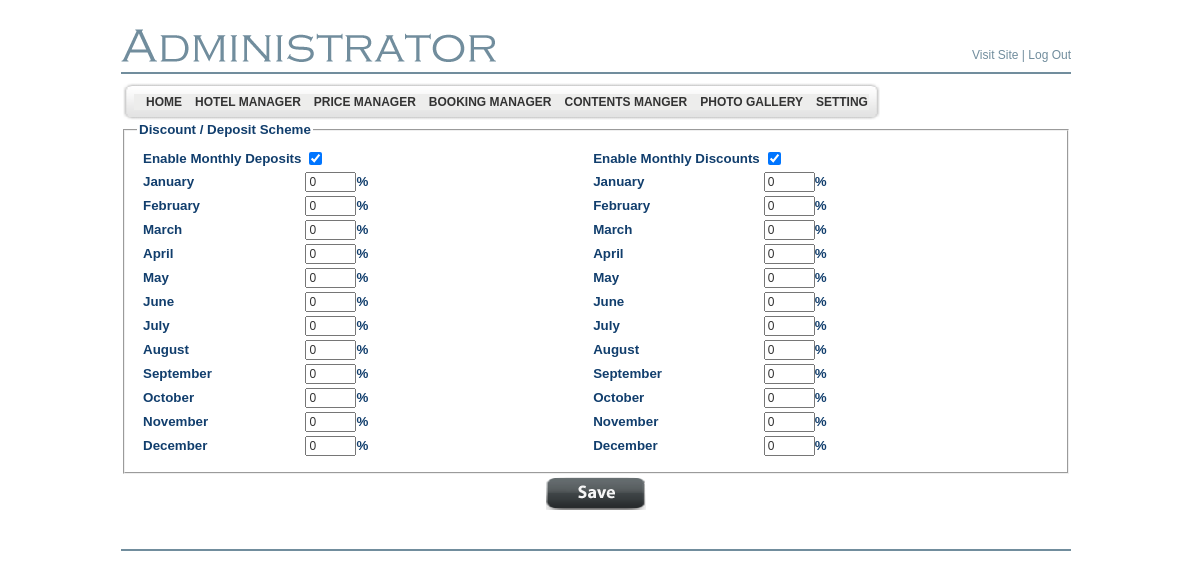
The app's page /LiculApartments/admin/discount_deposit.php (signed in), older data.
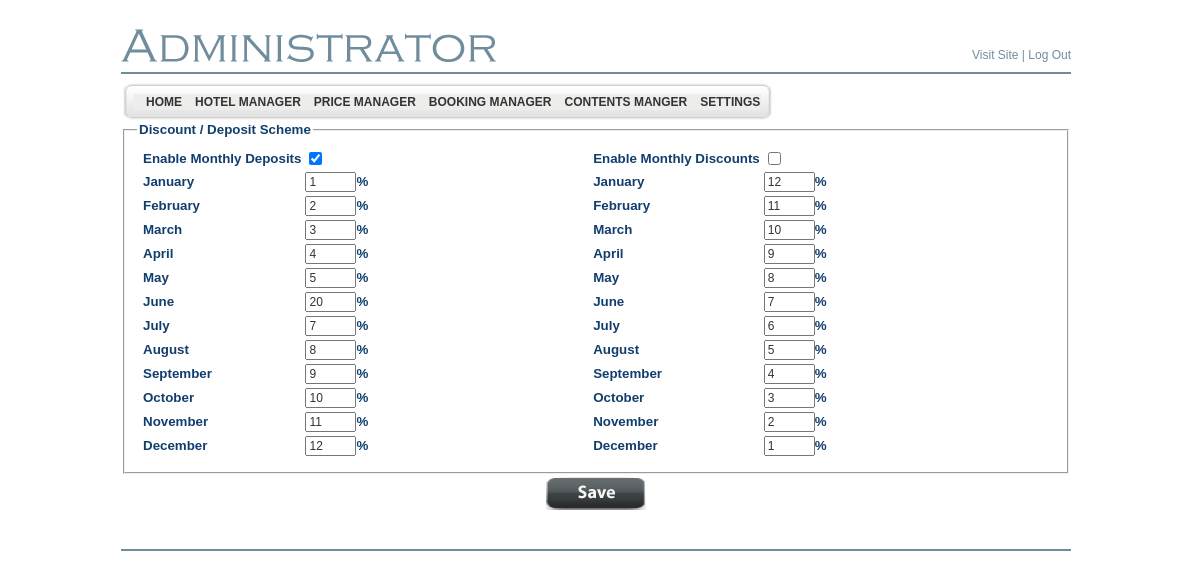
The same page, newer data.
### tables this page shows
CREATE TABLE `bsi_adminmenu` (
  `id` int(4) NOT NULL auto_increment,
  `name` varchar(200) NOT NULL default '',
  `url` varchar(200) default NULL,
  `menu_desc` varchar(200) NOT NULL default '',
  `parent_id` int(4) default '0',
  `status` enum('Y','N') default 'Y',
  `ord` int(5) NOT NULL default '0',
  `privileges` int(11) NOT NULL,
  PRIMARY KEY  (`id`),
  UNIQUE KEY `kid` (`name`,`parent_id`)
);

CREATE TABLE `bsi_deposit_discount` (
  `month_num` int(11) NOT NULL auto_increment,
  `month` varchar(255) NOT NULL,
  `discount_percent` decimal(10,2) NOT NULL,
  `deposit_percent` decimal(10,2) NOT NULL,
  PRIMARY KEY  (`month_num`)
);

### LiculApartments/includes/MonthlyDiscountDeposit.class.php (called while the page is built, shortened)
<?php
class MonthlyDiscountDeposit
{
	private $monthNumber = 0;
	private $monthName = "";
	public function getMonthNumber()
    {
		return $this->monthNumber;
    }
    public function getMonthName()
    {
		return $this->monthName;
    }
    public static function fetchFromParameters($params)
    {
		$monthlyDiscountDesposit = new MonthlyDiscountDeposit();
		if (isset($params['month_num']) && is_numeric($params['month_num']))
		{
			$monthlyDiscountDesposit->monthNumber = intval($params['month_num']);
		}
		if (isset($params['month']))
		{
			$monthlyDiscountDesposit->monthName = $params['month'];
		}
		if (isset($params['discount_percent']))
		{
			$monthlyDiscountDesposit->discountPercent = floatval($params['discount_percent']);
		}
	        if (isset($params['deposit_percent']))
		{
			$monthlyDiscountDesposit->depositPercent = floatval($params['deposit_percent']);
		}
		return $monthlyDiscountDesposit;
    }
    public static function fetchAllFromDb()
    {
		$monthlyDiscountDesposits = array();
		$sql = "SELECT * FROM bsi_deposit_discount ORDER BY month_num";
		$query = mysql_query($sql);
		while ($row = mysql_fetch_assoc($query))
		{
			$monthlyDiscountDesposit = MonthlyDiscountDeposit::fetchFromParameters($row);
			$monthlyDiscountDesposits[] = $monthlyDiscountDesposit;
		}
		return $monthlyDiscountDesposits;
    }
}

### LiculApartments/includes/SystemConfiguration.class.php (called while the page is built, shortened)
<?php
require_once ("MonthlyDiscountDeposit.class.php");
require_once ("MonthlyDiscountDeposit.class.php");
class SystemConfiguration
{
	private $config = array();
	private static $timeZoneKey = "conf_hotel_timezone";
	private static $monthlyDiscountSchemeKey = "conf_enabled_discount";
	public function __construct($fetchFromDb = true)
	{
		if ($fetchFromDb)
		{
			$selectQuery = mysql_query ("SELECT IFNULL(conf_key, false) AS conf_key, IFNULL(conf_value,false) AS conf_value FROM bsi_configure");
			while ($currentRow = mysql_fetch_assoc($selectQuery))
			{
				if ($currentRow["conf_key"])
				{
					if ($currentRow["conf_value"])
					{
						$this->config[trim ($currentRow["conf_key"])] = trim($currentRow["conf_value"]);
					}
					else
					{
						$this->config[trim($currentRow["conf_key"])] = false;
					}
				}
			}
			date_default_timezone_set($this->config[SystemConfiguration::$timeZoneKey]);
		}
	}
    public function isMonthlyDiscountSchemeEnabled()
    {
        return intval($this->config[SystemConfiguration::$monthlyDiscountSchemeKey]) == 1;
    }
}
$systemConfiguration = new SystemConfiguration();
?>

### LiculApartments/admin/discount_deposit.php (the view, shortened to what the changed rows need)
<?php
require_once ("../includes/SystemConfiguration.class.php");
global $systemConfiguration;
$discountsDeposits = MonthlyDiscountDeposit::fetchAllFromDb();
include ("header.php");
?>
	</td>
  </tr>
  <tr>
    <td valign="top" >
		<form action="<?=$_SERVER['PHP_SELF']?>" method="post">
		<fieldset>
			<table width="100%" class="TitleBlue11pt">
				<tr>
					<td>
						<table>
							<?php
								foreach ($discountsDeposits as $discountDeposit)
								{
									echo '							<tr>' ."\n";
									echo '								<td>' ."\n";
									echo '								 	' . $discountDeposit->getMonthName() ."\n";
									echo '								</td>' ."\n";
									echo '								<td>' ."\n";
									echo '								 	<input type="text" size="4" name="deposit_' . $discountDeposit->getMonthNumber() . '" value="' .  htmlentities($discountDeposit->depositPercent) . '"/>%' . "\n";
									echo '								</td>' ."\n";
									echo '							</tr>' ."\n";
								}
							?>
						</table>
					</td>
					<td>
						<table>
							<tr>
								<td>
									<input type="checkbox" name="conf_enabled_discount" value="1" <?= $systemConfiguration->isMonthlyDiscountSchemeEnabled() ? ' checked="checked"' : '' ?>/>
								</td>
							</tr>
							<?php
								foreach ($discountsDeposits as $discountDeposit)
								{
									echo '							<tr>' ."\n";
									echo '								<td>' ."\n";
									echo '								 	' . $discountDeposit->getMonthName() ."\n";
									echo '								</td>' ."\n";
									echo '								<td>' ."\n";
									echo '								 	<input type="text" size="4" name="discount_' . $discountDeposit->getMonthNumber() . '" value="' .  htmlentities($discountDeposit->discountPercent) . '"/>%' . "\n";
									echo '								</td>' ."\n";
									echo '							</tr>' ."\n";
								}
							?>
						</table>
					</td>
				</tr>
			</table>
	    </fieldset>
	    </form>
    </td>
  </tr>
</table>
</body>
</html>

### LiculApartments/admin/header.php (shortened to what the changed rows need)
<!DOCTYPE html PUBLIC "-//W3C//DTD XHTML 1.0 Transitional//EN" "http://www.w3.org/TR/xhtml1/DTD/xhtml1-transitional.dtd">
<html xmlns="http://www.w3.org/1999/xhtml">
<head>
	<link href="style.css" rel="stylesheet" type="text/css" />
	<link href="style1.css" rel="stylesheet" type="text/css">
</head>
<body>
<table align="center" width="950" border="0" cellspacing="0" cellpadding="0">
	<tr>
		<td align="left">
		<table border="0" style="background-image: url(images/menu_tile.gif);"
			cellspacing="0" cellpadding="0">
			<tr>
				<td align="left" class="bodytext8pt">
				<div class="sample1">
				<div class="horz_menu">
<?php
$sql_parent = mysql_query("select * from bsi_adminmenu where parent_id=0 and status='Y' order by ord");
while ($row_parent = mysql_fetch_array($sql_parent))
{
	echo "<a id=\"" . $row_parent[0] . "\"      href=\"" . $row_parent[2] . "\">&nbsp;&nbsp;&nbsp;" . $row_parent[1] . "</a>";
}
?>
<br clear="both" />
				</div>
</div>
				</td>
			</tr>
		</table>

Row changes from the older to the newer data that the page shows:
no longer on this page (row edited): bsi_adminmenu: name "PHOTO GALLERY"
changed bsi_adminmenu: name "SETTING" → "SETTINGS"
changed bsi_deposit_discount "January": deposit_1 "0" → "1"; discount_percent "0" → "12"
changed bsi_deposit_discount "February": month_num+deposit_percent "0" → "2"; discount_percent "0" → "11"
changed bsi_deposit_discount "March": month_num+deposit_percent "0" → "3"; discount_percent "0" → "10"
changed bsi_deposit_discount "April": month_num+deposit_percent "0" → "4"; discount_percent "0" → "9"
changed bsi_deposit_discount "May": month_num+deposit_percent "0" → "5"; discount_percent "0" → "8"
changed bsi_deposit_discount "June": deposit_percent "0" → "20"; discount_percent "0" → "7"
changed bsi_deposit_discount "July": month_num+deposit_percent "0" → "7"; discount_percent "0" → "6"
changed bsi_deposit_discount "August": month_num+deposit_percent "0" → "8"; discount_percent "0" → "5"
changed bsi_deposit_discount "September": month_num+deposit_percent "0" → "9"; discount_percent "0" → "4"
changed bsi_deposit_discount "October": deposit_10 "0" → "10"; discount_percent "0" → "3"
changed bsi_deposit_discount "November": month_num+deposit_percent "0" → "11"; discount_percent "0" → "2"
changed bsi_deposit_discount "December": month_num+deposit_percent "0" → "12"; discount_percent "0" → "1"
Text that changed along with them:
form field conf_enabled_discount: "☑" → "☐"
